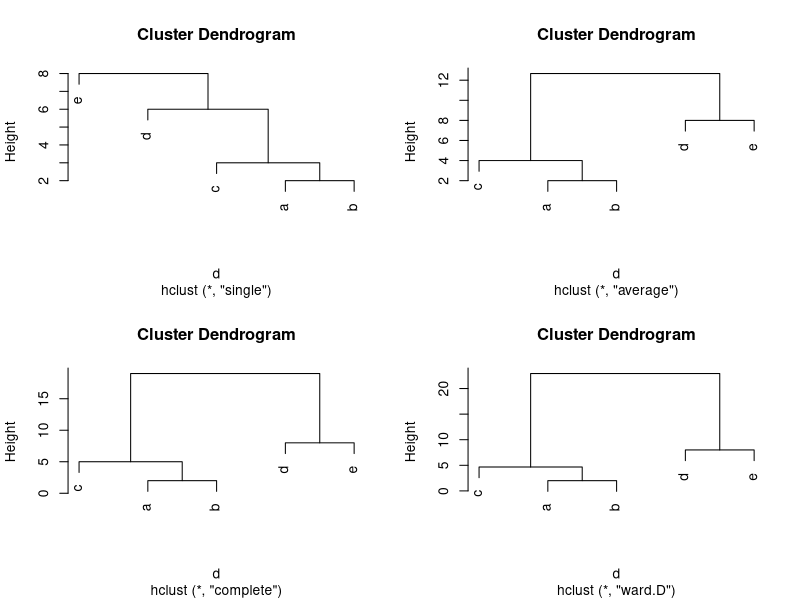
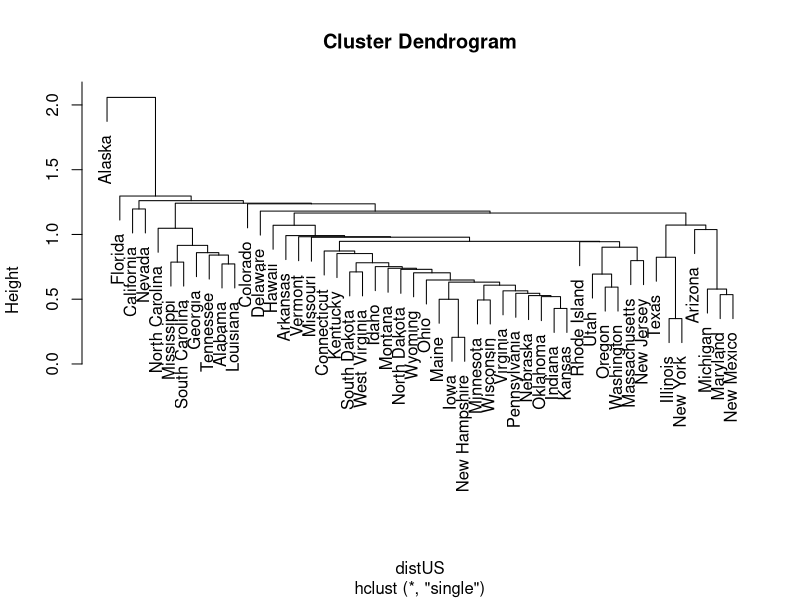
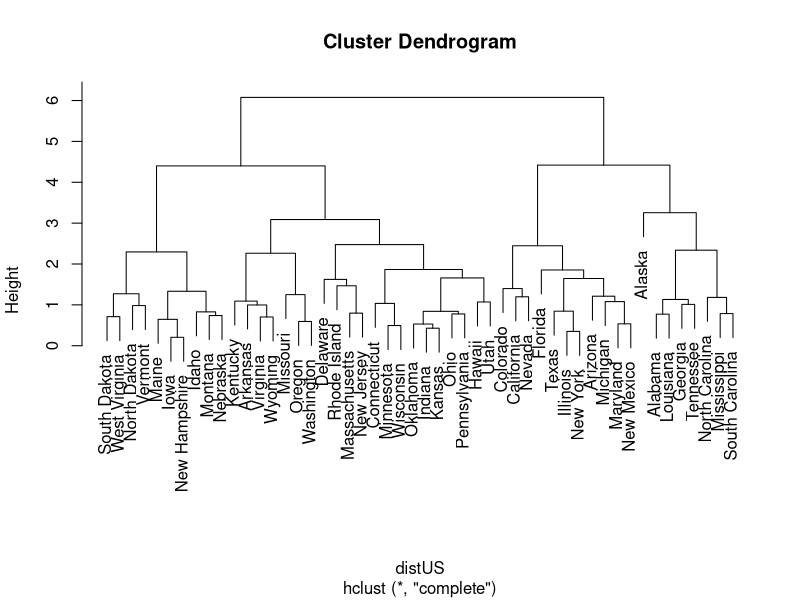
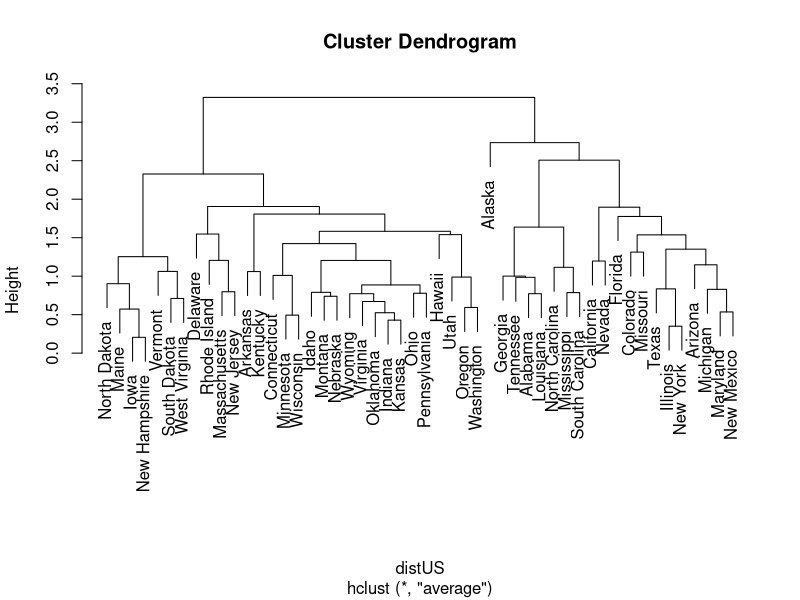
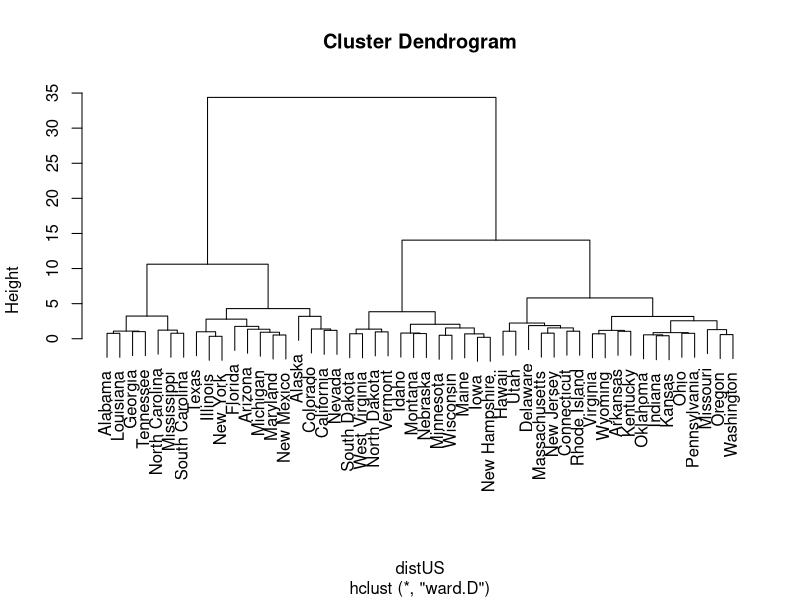
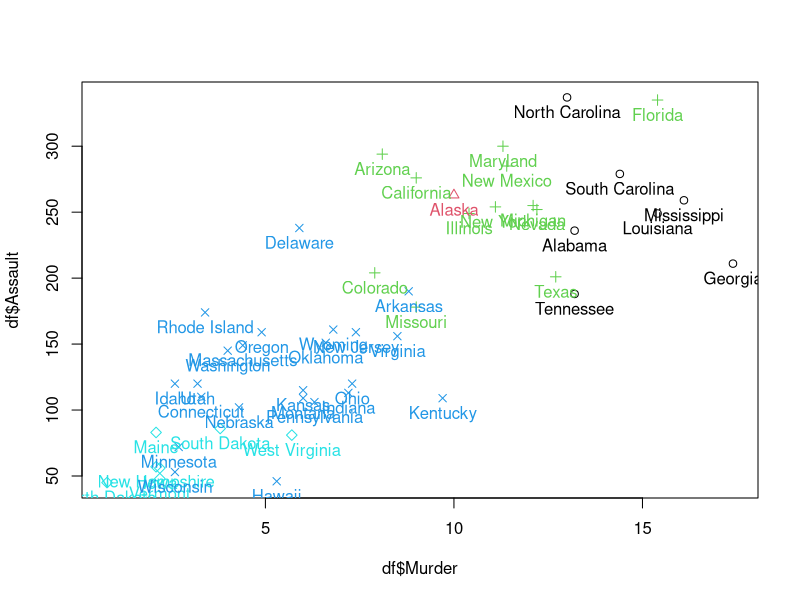
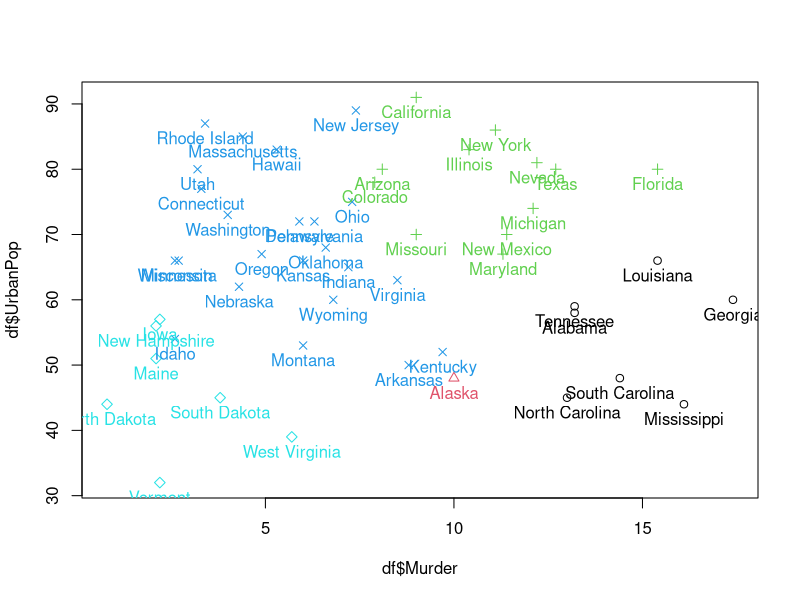
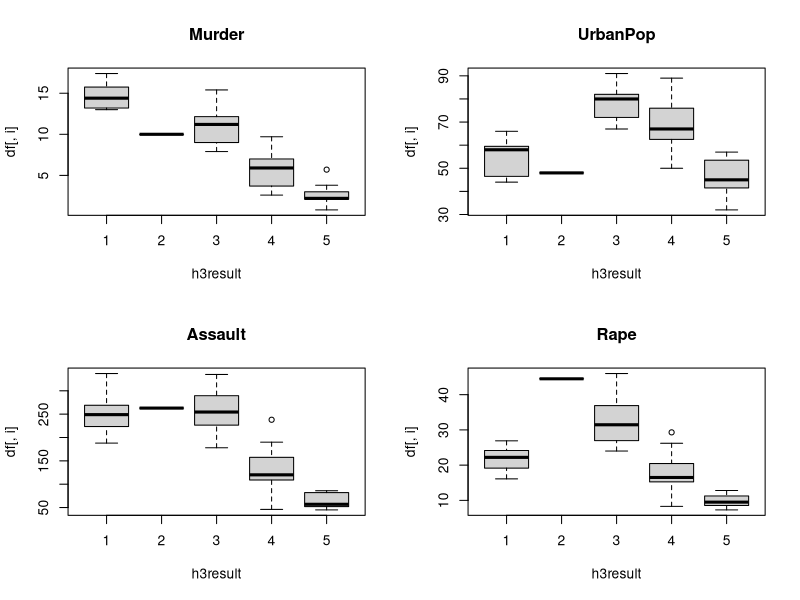

These charts were generated, in order, by the following R code:
###############################################################
#
# 다변량 통계분석 5 - 군집분석 Cluster Analysis
#
###############################################################

#--------------------------------------------------------------
# 계층적 군집분석
#--------------------------------------------------------------

# 1.  개요
# 
# 각 객체의 유사성을 측정하여 유사성이 높은 대상 집단을 분류하고, 군집 간의 상이성을 규명하는 분석 방법.
# 특성에 따라 관측치들을 여러 개의 배타적인 집단으로 나눔.
# 범주(그룹)에 대한 사전 정보가 없다.
# * 그룹의 갯수나 특성에 대한 사전 정보가 있는 경우 분류분석(Classification) 사용
# * 요인분석은 유사한 “변수”를 함께 묶어 주고, 군집분석은 “데이터”를 묶어 주는 차이점
# 군집의 갯수나 구조에 대한 가정 없이 각 데이터 간의 거리를 기준으로 군집화 유도
# 
# 
# 2.  유사성 측도
# 
# 1)  연속형 변수
# 
# *   유클리드 거리 (Euclidean distance) : 주로 표준화된 자료에 사용
# *   맨하탄 거리 (Manhattan)
# *   민코우스키 거리 (Minkowski)
# *   마할라노비스 거리 (Mahalanobis) : 공분산 행렬을 고려
# 
# 2)  범주형 변수
# 
# *   자카드 거리(Jaccard)
# 
# 
# 3.  계층적 군집분석 (Hierachical, Agglomerative Clustering)
# 
# 데이터 간의 유사성을 계산해 가장 가까운 객체들부터 차례로 군집화
# 한 번 군집에 속하면 이동 불가능
# dendrogram을 사용해 군집 형성 과정 파악 가능
# 군집 간의 거리 차이에 큰 변화를 보이는 경우를 고려해 군집 갯수 결정
# 
# 1)  최단 연결법 (Single linkage)
# distance matrix 에서 가장 작은 값을 취하여 군집화
# 군집과 군집/데이터 간의 거리 중 최단거리(min) 값을 거리로 산정
# 길게 늘어진 형태의 군집이 형성될 수 있음
# 
# 2)  최장 연결법 (Complete linkage)
# 군집과 군집/데이터 간의 거리 중 최장거리(max) 값을 거리로 산정
# 둥그런 형태의 군집 형성
# 단점 : 이상치에 민감
# 
# 3)  평균 연결법 (Average linkage)
# 군집과 군집/데이터 간의 거리의 평균거리(mean) 값을 거리로 산정
# 
# 4)  Ward 연결법 (Ward’s method)
# 군집 간 정보의 손실을 최소화하는 군집화
# 군집 내 편차들의 제곱합을 고려하여 군집 내 거리(within cluster distance, ESS)를 최소화.
# 비슷한 크기의 군집을 생성하는 경향

#--------------------------------------------------------------
# USArrests data
# Arrests per 100,000 residents for assault, murder, and rape in each of the 50 US states in 1973.
# percent of the population living in urban areas.

df = USArrests

dist(df, method = "manhattan") # "euclidean", "maximum", "manhattan", "canberra", "binary" or "minkowski"

mahalanobis(df, colMeans(df), cov(df))   # mahalanobis(x, center : 각 변수의 평균, cov : 공분산행렬)

# ------------------------------------------
# linkage methods

x = data.frame(c(1,3,6,12,20))
rownames(x) = c("a","b","c","d","e")
d = dist(x)

par(mfcol=c(2,2))
hc = hclust(d, method = "single")   # single linkage (최단연결법)
plot(hc)
hc2 = hclust(d, method = "complete")    # complete linkage (최장연결법)
plot(hc2)
hc3 = hclust(d, method = "average")  # average linkage (평균연결법)
plot(hc3)
hc4 = hclust(d, method = "ward.D")  # ward method
plot(hc4)
par(mfcol=c(1,1))

hc$height

# ------------------------------------------
# USArrests

distUS = dist(scale(df))

hc = hclust(distUS, method = "single")
plot(hc)

hc2 = hclust(distUS, method = "complete")
plot(hc2)

hc3 = hclust(distUS, method = "average")
plot(hc3)

hc4 = hclust(distUS, method = "ward.D")
plot(hc4)





# ----------------------------------
# Cluster Plot

h3result = cutree(hc3, k=5) # k : 그룹의 갯수
plot(df$Murder, df$Assault, col=h3result, pch=h3result)
text(df$Murder, df$Assault, labels = rownames(df), col=h3result, pos = 1)

plot(df$Murder, df$UrbanPop, col=h3result, pch=h3result)
text(df$Murder, df$UrbanPop, labels = rownames(df), col=h3result, pos = 1)


df$cluster = h3result

par(mfcol=c(2,2))

for (i in 1:4) {
    boxplot(df[,i] ~ h3result, main = names(df)[i])
}
par(mfcol=c(1,1))


library(psych)
describe(df)
describeBy(df, group = h3result)


#--------------------------------------------------------------
# 비계층적 군집분석 : K-means clustering
#--------------------------------------------------------------

# n개의 객체를 g개의 군집으로 나눌 수 있는 모든 가능한 방법을 점검해 최적화된 군집을 형성
# 
# K-means clustering
# 원하는 군집의 갯수와 초기값 seed를 정해 seed 중심으로 군집을 형성한다.
# 각 객체는 거리가 가장 가까운 seed가 있는 군집으로 분류된다.
# 각 군집의 seed 값을 다시 계산한다.
# 모든 객체를 갱신된 seed와 비교하여 필요시 적절한 군집으로 이동시킨다.
# 더이상 객체의 이동이 없을 때까지 위 과정을 반복한다.
# 
# 1)   장점
# 주어진 데이터의 내부 구조에 대한 사전정보 없이 의미있는 자료 구조를 찾을 수 있다.
# 다양한 형태의 데이터에 적용 가능
# 분석 방법 적용도 쉽다.
# 
# 2)   단점
# 가중치와 거리에 대한 정의가 어렵다.
# 초기 군집수 결정이 어렵다.
# 사전에 주어진 목적이 없기 때문에 결과 해석이 어려울 수 있다.

kdata = iris
kdata$Species = NULL
head(kdata)

# 3개의 군집으로 나누는 경우
kmc = kmeans(kdata, 3)
kmc
table(kmc$cluster, iris$Species)

plot(kdata$Sepal.Length, kdata$Sepal.Width, col = kmc$cluster, xlab = "Sepal.Length", ylab = "Sepal.Width")
points(kmc$centers[, c(1:2)], col = "blue", pch = 4, cex = 2)

plot(kdata$Petal.Length, kdata$Petal.Width, col = kmc$cluster, xlab = "Petal.Length", ylab = "Petal.Width")
points(kmc$centers[, c(3:4)], col = "blue", pch = 4, cex = 2)


# ------------------------------------------
# USArrests

kmUSA = kmeans(df, 3)
kmUSA
plot(df$Murder, df$Assault, type = "n", xlab = "Murder", ylab = "Assault", main = "3 Cluster (K-means)")
text(df$Murder, df$Assault, labels = rownames(df), cex = 0.8, col = kmUSA$cluster)
points(kmUSA$centers[, c(1,2)], col = "blue", pch = 4, cex = 2)

# 클러스터 갯수 결정시 지표
# within_SS : Within cluster sum of squares by cluster: 군집내 거리의 제곱합. 작을수록 좋다. 
# between_SS 군집간 거리의 제곱합. 클수록 좋다.
kmUSA$withinss

wss = c()
for (k in 1:20) {
    km = kmeans(df, k)
    wss[k] = sum(km$withinss)
}
wss

plot(1:20, wss, type = 'l')
points(wss)



#--------------------------------------------------------------
# 모형 기반 군집분석 (Model-based clustering)
#--------------------------------------------------------------

# 확률분포에 대한 정보가 있을 경우 이를 활용하여 군집분석
# k번째 군집에 속한 관측치 x 가 다변량 정규분포인 확률밀도함수 f 를 가진다고 가정
# 각 객체각 각 군집에 속할 사후 확률을 계산하여 가장 확률이 높은 군집으로 할당
# 모형선택방법 중 BIC (Bayesian information criterion)를 사용하여 이 값이 최대가 되는 모형을 선택


# lamda * I : I = identical matrix. 각 dimension의 분산이 같고 각 변수가 서로 독립적이다.
# 모든 모형에 대해 계산을 한 후 BIC를 기준으로 모형을 선택한다.

library(mclust)

mc = Mclust(USArrests)
summary(mc)
# 최종 선택 모형 : Mclust VEI (diagonal, equal shape) model with 3 components:

plot(mc)
# BIC plot을 보고 적당한 클러스터 갯수를 비교하여 선택한다.
# classification plot : 타원 = 공분산의 모양.
# uncertainry : posterior probability (사후 확률) 기준으로 어느 그룹에 속할지 확실하지 않은 관측치.

mc$classification

par(mfcol=c(2,2))
for (i in 1:4) {
    boxplot(USArrests[,1] ~ mc$classification, main = names(USArrests)[i])
}
par(mfcol=c(1,1))

# compare groups 1
USArrests_s = as.data.frame(scale(USArrests))

par(mfcol=c(1,3))
for (i in 1:3) {
    boxplot(USArrests_s[mc$classification == i,], ylim = c(-3,3), main = i)
}
par(mfcol=c(1,1))

# compare groups 2

library(psych)

result = describeBy(USArrests[,1], group = mc$classification, mat = T)  # murder
result

library(ggplot2)

ggplot(result, aes(group1, mean, fill = group1)) +
    geom_bar(position = position_dodge(), stat = "identity") +
    geom_errorbar(aes(ymin = mean-2*se, ymax = mean+2*se), width = 0.1)

# confidence inteval이 서로 겹치지 않기 때문에 그룹간 차이가 명확하게 있다.


# 세 그룹간 비교 --> anova

model = aov(USArrests$Murder ~ factor(mc$classification))
summary(model)

# 사후 검정 : Tukey Test

TukeyHSD(model)
# 각 그룹별 비교시 p-value가 0.05보다 작기 때문에 그룹간 확실한 차이가 있다.


# cluster 갯수 4개로 지정.
mc4 = Mclust(USArrests, 4)  
summary(mc4)
plot(mc4)



#--------------------------------------------------------------
# Practice 4
#--------------------------------------------------------------
# Jet

# 22개 미국 전투기
# -	FFD: 처음 비행 날짜
# -	CAR: 비행기가 항공모함에 착륙 가능여부
# -	SPR: 단위무게 당 출력에 비례하는 특정한 출력
# -	RGF: 비행범위 요인
# -	PLF: 비행기의 총 무게의 일부분으로서의 탑재량
# -	SLF: 일관된 무게 요인

#--------------------------------------------------------------
# 1. 계층적군집분석

# A. FFD와 CAR를 제외한 변수를 표준화 한 후 계층적 군집화를 시행하고 덴드로그램을 그리시오.

jet = read.csv("data/jet.csv", header = T)

rownames(jet) = jet$X
jet = jet[, -c(1,2,7)]   # FFD, CAR 제외.
jet

jet_s = scale(jet)
distJet = dist(jet_s)

par(mfrow=c(2,2))
hc1 = hclust(distJet, method = "single")
plot(hc1, main = "Single")
hc2 = hclust(distJet, method = "complete")
plot(hc2, main = "Complete")
hc3 = hclust(distJet, method = "average")
plot(hc3, main = "Average")
hc4 = hclust(distJet, method = "ward.D")
plot(hc4, main = "Ward.D")
par(mfcol=c(1,1))


# B. A의 결과를 사용해 두 개의 집단으로 관측치를 분류하고 각 집단의 특징을 원변수 관점에서 비교하시오.

# 2개의 군집으로 나누기 위해서는 complete linkage 또는 ward method를 선택하는 것이 좋다.

# (1) complete linkage 사용하는 경우.
result_hc = cutree(hc2, k=2)

par(mfrow=c(2,3))
plot(jet$SPR, jet$RGF, col=result_hc, pch=result_hc, xlab = "SPR", ylab = "RGF")
text(jet$SPR, jet$RGF, labels = rownames(jet), col=result_hc, pos = 1)
abline(v = 3.75)

plot(jet$SPR, jet$PLF, col=result_hc, pch=result_hc, xlab = "SPR", ylab = "PLF")
text(jet$SPR, jet$PLF, labels = rownames(jet), col=result_hc, pos = 1)
abline(v = 3.75)

plot(jet$SPR, jet$SLF, col=result_hc, pch=result_hc, xlab = "SPR", ylab = "SLF")
text(jet$SPR, jet$SLF, labels = rownames(jet), col=result_hc, pos = 1)
abline(v = 3.75)

plot(jet$RGF, jet$PLF, col=result_hc, pch=result_hc, xlab = "RGF", ylab = "PLF")
text(jet$RGF, jet$PLF, labels = rownames(jet), col=result_hc, pos = 1)

plot(jet$RGF, jet$SLF, col=result_hc, pch=result_hc, xlab = "RGF", ylab = "SLF")
text(jet$RGF, jet$SLF, labels = rownames(jet), col=result_hc, pos = 1)

plot(jet$PLF, jet$SLF, col=result_hc, pch=result_hc, xlab = "PLF", ylab = "SLF")
text(jet$PLF, jet$SLF, labels = rownames(jet), col=result_hc, pos = 1)
par(mfcol=c(1,1))

# single linkage 방법을 사용하여 두 개의 군집으로 나눌 경우에는 SPR 변수의 영향을 가장 크게 받았음을 알 수 있다.
# SPR 값이 약 3.7 보다 작은 전투기는 cluster 1, 큰 전투기는 cluster 2로 군집이 형성되었다.

table(result_hc)


# (2) ward method 사용하는 경우
result_hc2 = cutree(hc4, k=2)

par(mfrow=c(2,3))
plot(jet$SPR, jet$RGF, col=result_hc2, pch=result_hc2, xlab = "SPR", ylab = "RGF")
text(jet$SPR, jet$RGF, labels = rownames(jet), col=result_hc2, pos = 1)

plot(jet$SPR, jet$PLF, col=result_hc2, pch=result_hc2, xlab = "SPR", ylab = "PLF")
text(jet$SPR, jet$PLF, labels = rownames(jet), col=result_hc2, pos = 1)

plot(jet$RGF, jet$PLF, col=result_hc2, pch=result_hc2, xlab = "RGF", ylab = "PLF")
text(jet$RGF, jet$PLF, labels = rownames(jet), col=result_hc2, pos = 1)

plot(jet$SLF, jet$SPR, col=result_hc2, pch=result_hc2, xlab = "SLF", ylab = "SPR")
text(jet$SLF, jet$SPR, labels = rownames(jet), col=result_hc2, pos = 1)
abline(v = 1.5)

plot(jet$SLF, jet$RGF, col=result_hc2, pch=result_hc2, xlab = "SLF", ylab = "RGF")
text(jet$SLF, jet$RGF, labels = rownames(jet), col=result_hc2, pos = 1)
abline(v = 1.5)

plot(jet$SLF, jet$PLF, col=result_hc2, pch=result_hc2, xlab = "SLF", ylab = "PLF")
text(jet$SLF, jet$PLF, labels = rownames(jet), col=result_hc2, pos = 1)
abline(v = 1.5)
par(mfcol=c(1,1))

# ward method를 사용하여 두 개의 군집으로 나눌 경우에는 SLF 변수의 분포가 가장 큰 영향을 끼쳤음을 알 수 있다.
# SLF 값이 약 1.5 보다 작은 전투기는 cluster 1, 큰 전투기는 cluster 2로 군집이 형성되었다.

table(result_hc2)


# C. 두 집단을 주성분을 이용해 2차원 산점도로 표현하시오. 
# 즉, 제1 주성분과 제2 주성분을 사용한 산점도에서 두 개의 집단을 서로 다른 마크와 색으로 표현하시오.

# 주성분분석
pca <- prcomp(jet, scale = T)
summary(pca)
# 2개의 주성분으로 전체 변동의 78%를 설명할 수 있다.


library(ggfortify)

jet_c = jet
jet_c$cluster1 = factor(result_hc)   # single linkage
jet_c$cluster2 = factor(result_hc2)  # ward method
jet_c

# single linkage
autoplot(pca, data = jet_c, colour = 'cluster1', shape = F, label = T, loadings = T, 
         label.size = 7, loadings.label.size = 5, main = "PCA (single linkage cluster)",
         loadings.label = T, loadings.colour = "blue", loadings.label.colour = "blue")

# ward method
autoplot(pca, data = jet_c, colour = 'cluster2', shape = F, label = T, loadings = T, 
         label.size = 7, loadings.label.size = 5, main = "PCA (ward method cluster)",
         loadings.label = T, loadings.colour = "blue", loadings.label.colour = "blue")



#--------------------------------------------------------------
# 2. 비계층적군집분석

# A. 군집 개수 1~5까지를 사용해 k-means clustering을 시행하고 
# 얻은 within-group sum of squares를 저장하고 그래프로 표현하여 적절한 군집 개수를 판단하시오.

wss = c()
for (k in 1:5) {
    km = kmeans(jet, k)
    wss[k] = sum(km$withinss)
}
wss

plot(1:5, wss, type = 'l')
points(wss)

# 2에서 팔꿈치 생김
# 군집 3~5개 일 경우 서로 wss 차이가 많지 않음
# ---> 2개의 군집으로 결정


# B. K-means clustering을 이용해 2개의 집단으로 군집화하고 그 결과를 1번의 B, C와 같이 탐색하시오.

result_km = kmeans(jet, 2)
result_km

par(mfcol=c(1,2))

plot(jet$SPR, jet$RGF, type = "n", xlab = "SPR", ylab = "RGF", main = "2 Cluster (K-means)")
text(jet$SPR, jet$RGF, labels = rownames(jet), cex = 0.8, col = result_km$cluster)
points(result_km$centers[, c(1,2)], col = "blue", pch = 4, cex = 2)

plot(jet$SLF, jet$SPR, type = "n", xlab = "SLF", ylab = "SPR", main = "2 Cluster (K-means)")
text(jet$SLF, jet$SPR, labels = rownames(jet), cex = 0.8, col = result_km$cluster)
points(result_km$centers[, c(4,1)], col = "blue", pch = 4, cex = 2)

par(mfcol=c(1,1))



# ---------------------------
# 3. 모형기반 군집화를 통해 최적의 군집 개수를 찾고 그 결과를 1번의 B, C와 같이 탐색하시오.

library(mclust)

result_mc = Mclust(jet)
summary(result_mc)
# 최종 선택 모형 : 군집 3개. VVI model

plot(result_mc)

result_mc$classification

rownames(jet[result_mc$classification == 1, ])
rownames(jet[result_mc$classification == 2, ])
rownames(jet[result_mc$classification == 3, ])


jet[order(result_mc$uncertainty, decreasing = T), ][1, ]


result_km3 = kmeans(jet, 3)

plot(jet$SPR, jet$RGF, type = "n", xlab = "SPR", ylab = "RGF", main = "3 Cluster (K-means)")
text(jet$SPR, jet$RGF, labels = rownames(jet), cex = 0.8, col = result_km3$cluster)
points(result_km3$centers[, c(1,2)], col = "blue", pch = 4, cex = 2)
